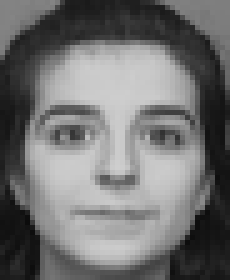
#> input picture HW_9_PCA응용/att_faces/s10_10.png, 46 x 56 px, given in place of s1_1.png, which was not available (shown 5 times larger)
$ python hw9_2.py
#> lines starting #> are read from the running program, lines starting #| are printed output that depends on the picture; pictures that were not available may be replaced by others from this repository, and a replacement may not be noted
# HW9-2. PCA 응용 – eigenface & 얼굴인식
#%% 이미지 불러오기
from PIL import Image
import numpy as np
import matplotlib.pyplot as plt
import glob

img = Image.open('./att_faces/s1_1.png')
#> img is the input picture: PIL image 46x56 L; min 12, max 206, mean 113.6
img_gray = img.convert("L")
img_gray=np.array(img_gray)
img_gray.shape #(56,46)
plt.imshow(img_gray, 'gray')
plt.show()

person_idxs = [i for i in range(1, 41)]
person_nums = dict()
train_imgs = []
test_imgs = []

for p in person_idxs:
    file_paths = glob.glob(f'./att_faces/s{p}_*.png')
    person_nums[p] = len(file_paths) - 1
    for i, file_path in enumerate(file_paths) :
        img = Image.open(file_path)
        img_gray = img.convert("L")
        img_gray=np.array(img_gray)
        if i == 1 :
            test_imgs.append(img_gray)
        else :
            train_imgs.append(img_gray)

print("train image size", len(train_imgs))
print("test image size", len(test_imgs))
print("사람 id별 train data 갯수\n", person_nums)
# %%
# 1. 각 얼굴 이미지는 56x46 = 2,576차원 데이터로 생각할 수 있다. 각 사람의 첫번째 이
# 미지(j=1)를 제외한 나머지 이미지들(총 360장)에 대해 PCA를 적용하여 가장
# dominant한 주성분 벡터 10개를 구하고, 이들을 이미지로 도시하시오(visualization).
#1-1) 주성분 벡터 구하기
train_data = np.array(train_imgs)
img_nums, img_h, img_w =  train_data.shape #(360, 56, 46)
#> img_nums = 3; img_h = 56; img_w = 46
train_data = train_data.reshape(img_nums, -1).T
train_data.shape #(2576, 360)

#공분산 행렬
train_cov = np.cov(train_data)
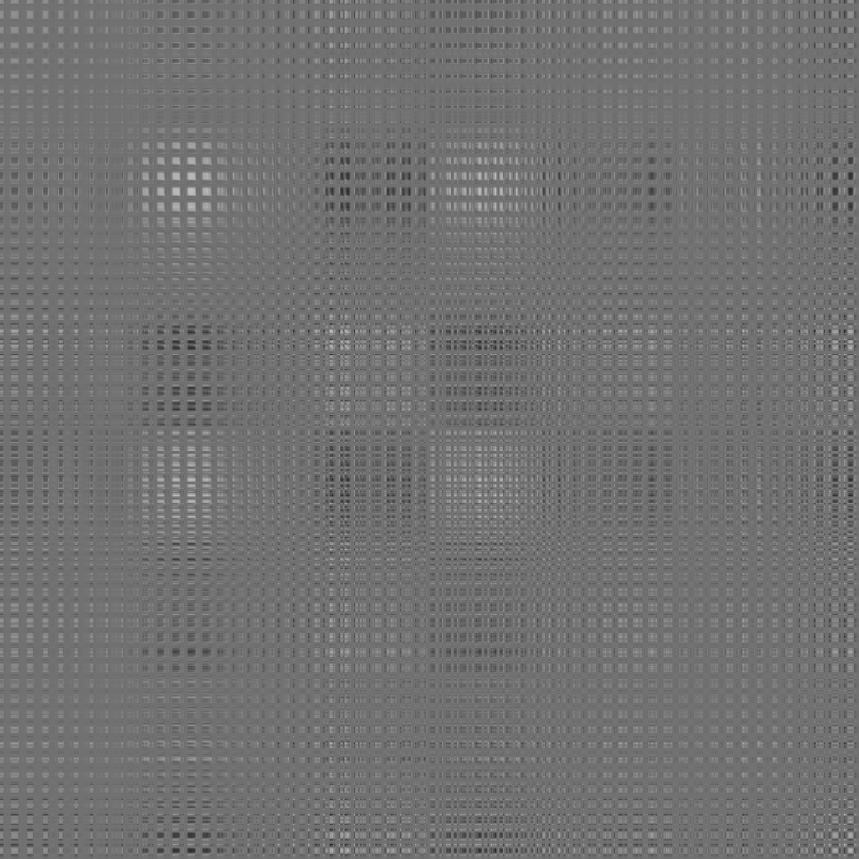
#> train_cov: shape (2576, 2576) float64 (shown at 1/3 size); min -9625, max 11956, mean 54.1; drawn with min black and max white
train_cov.shape #(2576, 2576)

#고유분해
V, D, V_t = np.linalg.svd(train_cov)
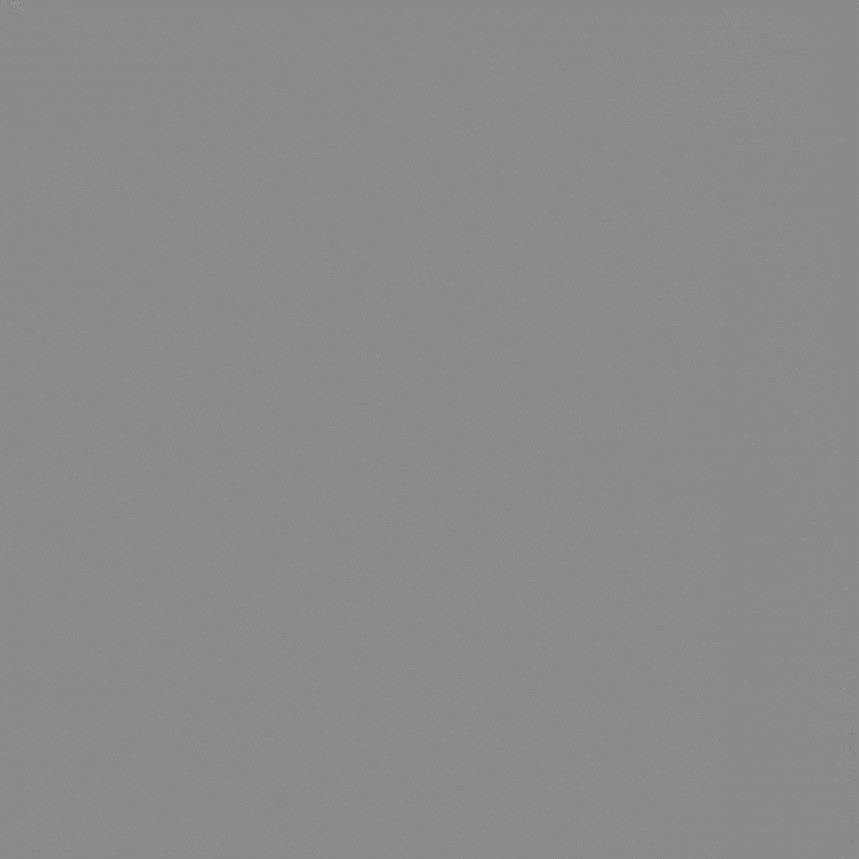
#> V: shape (2576, 2576) float64 (shown at 1/3 size); min -0.854, max 0.714, mean -1.72e-06; drawn with min black and max white
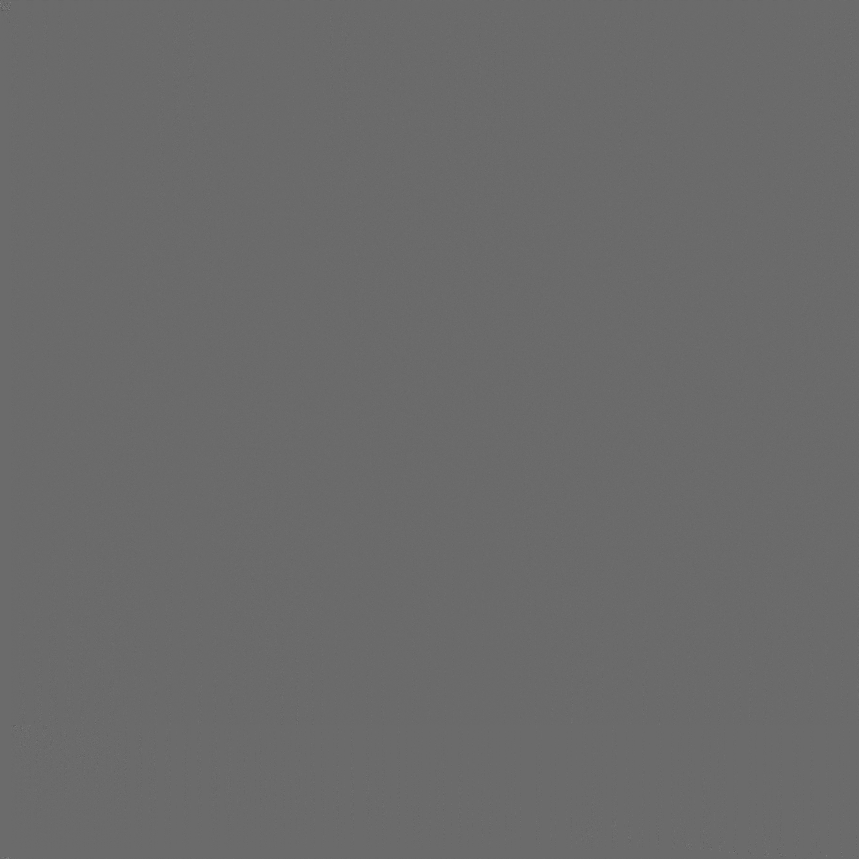
#> V_t: shape (2576, 2576) float64 (shown at 1/3 size); min -0.711, max 0.981, mean 4.21e-06; drawn with min black and max white
print("고유벡터\n", V)
print("고유값\n", D)

#%%
#1-2) 주성분 벡터 10개 시각화
#주성분 벡터 10개
top = 10
top_eigen_vecs = V[:, :top]
top_eigen_vecs.shape #(2576, 10)
top_eigen_vec_imgs = top_eigen_vecs.T.reshape(top, img_h, img_w)
top_eigen_vec_imgs.shape #(10, 56, 46)

plt.figure(figsize=(15, 10))
rows, cols = 2, 5
for i in range(top) :
    title = f'eigen vec_{i}'
    plt.subplot(rows, cols, i+1)
    plt.title(title)
    plt.imshow(top_eigen_vec_imgs[i],'gray')

plt.show()
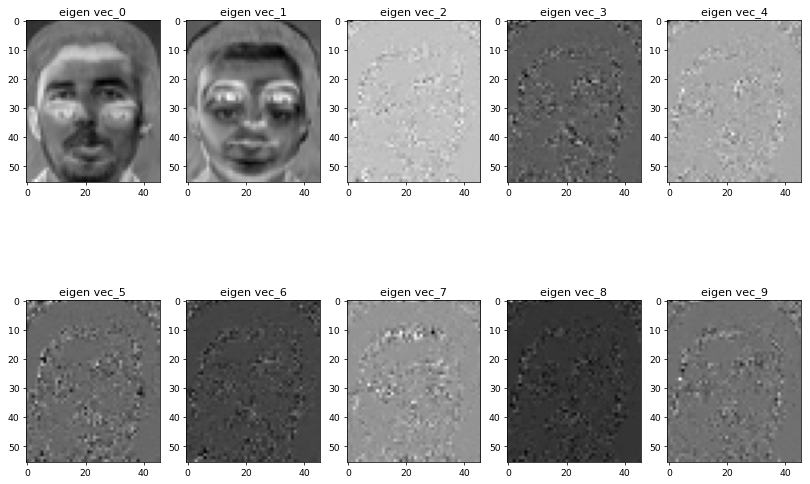
#> figure drawn by matplotlib, 10 panels

# %%
# 2. 40명의 사람 중 한 명을 자유롭게 선택한 후, 해당 사람의 첫번째 이미지를 앞서 구한
# 주성분 벡터 k개를 이용하여 근사하고(reconstruction) 그 결과를 이미지로 도시하시
# 오. 단, k = 1, 10, 100, 200 각각에 대해.

#2-1) 테스트 이미지 선정
test_data = np.array(test_imgs)
img_nums, img_h, img_w =  test_data.shape # (40, 56, 46)
#> img_nums = 1
test_data = test_data.reshape(img_nums, -1).T
print(test_data.shape) #(2576, 40)
#| (2576, 1)
img_idx = np.random.randint(0, img_nums)
#> img_idx = 0
test_data = test_data[:, img_idx]

#2-2) k에 따른 test 이미지 근사
k_list = [1, 10, 100, 200, 1000]
k_eigen_vecs = [V[:, :k] for k in k_list]
pca_imgs_data = [eigen_vecs.T @ test_data for eigen_vecs in k_eigen_vecs]
recover_img_data = [eigen_v @ pca_img for eigen_v, pca_img in zip(k_eigen_vecs, pca_imgs_data)]

plt.figure(figsize=(15, 10))
#이미지 원본
title = f'test image'
rows, cols = 1, len(k_list) + 1
plt.subplot(rows, cols, 1)
plt.title(title)
plt.imshow(test_imgs[img_idx],'gray')
#reconstruction image
for i in range(len(k_list)):
    title = f'eigen vec num : {k_list[i]}'
    plt.subplot(rows, cols, i+2)
    plt.title(title)
    plt.imshow(recover_img_data[i].reshape(img_h, img_w),'gray')
plt.show()
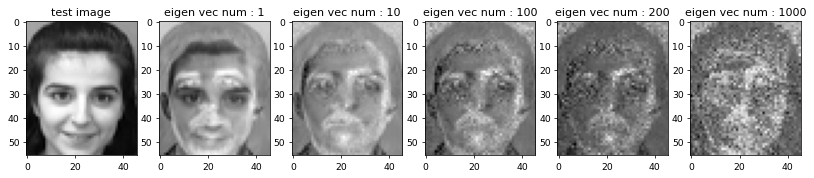
#> figure drawn by matplotlib, 6 panels

# %%
# 3. 각 사람의 첫 번째 이미지를 입력하면, 해당 이미지가 DB에 있는 사람 중 누구인지를
# 인식하는 프로그램을 작성하고 인식 성능을 평가하시오(각 이미지를 k개의 dominant
# 한 주성분벡터들로 구성되는 부분공간에 투영한 좌표(feature vector)를 구하고, 테스
# 트 이미지의 투영좌표와 DB에 있는 이미지의 투영좌표를 비교).

k = 300 #K=300에서 사람의 윤곽이 어느 정도 구별됨
eigen_vecs = V[:, :k]
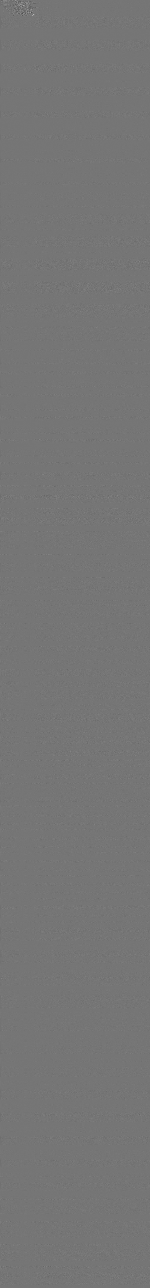
#> eigen_vecs: shape (2576, 300) float64 (shown at 1/2 size); min -0.613, max 0.714, mean -2.58e-05; drawn with min black and max white
eigen_vecs.shape #(2576, 300)
train_data.shape #(2576, 360)
train_data_pca = eigen_vecs.T @ train_data
train_data_pca.shape #(300, 360)

print(f"{k}개 일때 분산 비율", D[:k].sum() / D.sum() * 100) #99.6%의 분산비율을 갖음

#3-1) 부분 공간에 투영한 이미지 데이터들의 사람 idx별 평균값
person_mean_feature = []
start = 0
end = 0
for idx in person_idxs :
    end += person_nums[idx]
    person_mean_feature.append(train_data_pca[:, start:end].mean(axis=1))
    start = end
    # print(f"person_idx {idx} : data shape", person_mean_feature[-1].shape)

#%%
#3-2) 각 사람의 평균 feature를 복원하여 시각화
recons_train_data = [eigen_vecs @ feature for feature in person_mean_feature]
recons_train_data

plt.figure(figsize=(15, 25))
cols = 6
rows = len(recons_train_data)*2 // cols if len(recons_train_data)*2 % cols == 0 else  len(recons_train_data)*2 // cols + 1

for i in range(len(recons_train_data)):
    title = f'original idx: {person_idxs[i]}'
    plt.subplot(rows, cols, i*2+1)
    plt.title(title)
    plt.axis('off')
#> (the run stopped early here; a loop or call above may not have finished)
